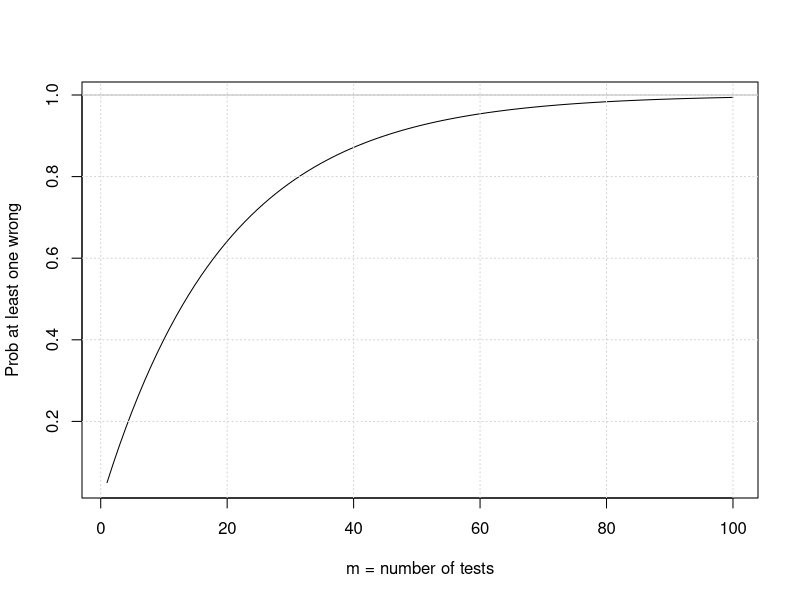

Write R code to recreate this figure. (Note: this script raises an error after producing the figure.)
## ---- chunk 1
library(tidyverse)
## ---- chunk 2

fastlm = function(xx,yy)
{
  ## compute betahat (regression coef) and pvalue with Ftest
  ## for now it does not take covariates

  df1 = 2
  df0 = 1
  ind = !is.na(xx) & !is.na(yy)
  xx = xx[ind]
  yy = yy[ind]
  n = sum(ind)
  xbar = mean(xx)
  ybar = mean(yy)
  xx = xx - xbar
  yy = yy - ybar

  SXX = sum( xx^2 )
  SYY = sum( yy^2 )
  SXY = sum( xx * yy )

  betahat = SXY / SXX

  RSS1 = sum( ( yy - xx * betahat )^2 )
  RSS0 = SYY

  fstat = ( ( RSS0 - RSS1 ) / ( df1 - df0 ) )  / ( RSS1 / ( n - df1 ) )
  pval = 1 - pf(fstat, df1 = ( df1 - df0 ), df2 = ( n - df1 ))
  res = list(betahat = betahat, pval = pval)

  return(res)
}

## ---- chunk 3

alpha = 0.05

Patleastonemistake = function(m) {1 - (1-alpha)^m}

curve(Patleastonemistake,from = 1, to=100, ylab="Prob at least one wrong", xlab="m = number of tests")
grid()
abline(h=1,col='gray')


## ---- chunk 4

nsim = 1000000


nsam = 100
maf = 0.30
Xfather = matrix( rbinom(nsam * nsim,1,maf), nsam, nsim )
Xmother = matrix( rbinom(nsam * nsim,1,maf), nsam, nsim )
Xboth = Xfather+ Xmother

Y = matrix( rnorm(nsam*nsim), nsam, nsim)

pvec = rep(NA,nsim)
bvec = rep(NA,nsim)

for(ss in 1:nsim)
{
  if(round(ss/100)==ss) print(ss)
  fit = fastlm(Xboth[,ss], Y[,ss])
  pvec[ss] = fit$pval  
  bvec[ss] = fit$betahat
}


hist(pvec,xlab="p-value",main="Histogram of p-values under Null")

## ---- chunk 5

ind = which(pvec < 0.0001)

hist(abs(bvec[ind]),main='Selected estimated effect sizes')
hist(abs(bvec),main='Unselected estimated effect sizes')


df = tibble(effect = c(bvec[ind],bvec), type = c(rep("signif",length(ind)),rep("all",length(bvec)) ) )

ggplot(df, aes(abs(effect), fill=type)) + geom_density(alpha = 0.6, color=NA) + theme_bw(base_size = 15) + ggtitle("Winner's curse")

